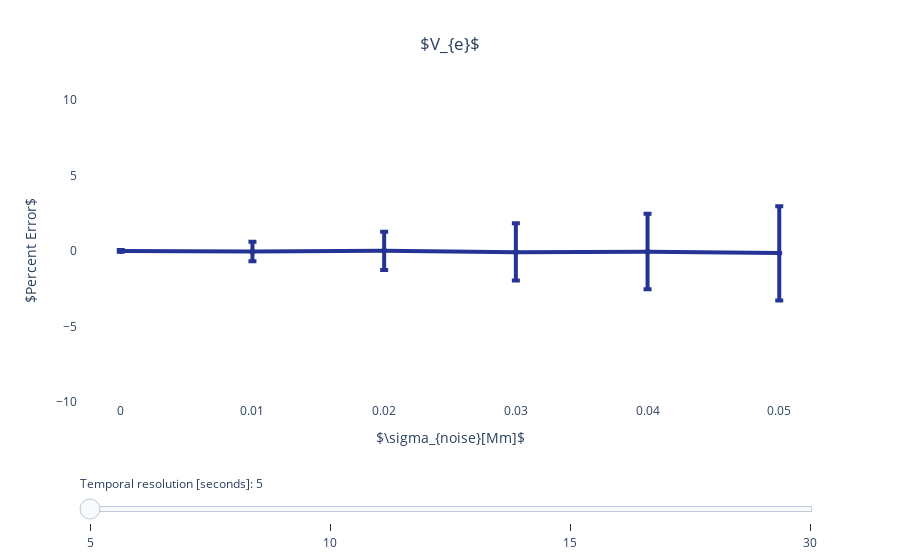

This figure's notebook cell:
### Markdown cell above
## Figure 2 - second subfigure

### Code cell
file = loadmat('fig2andfig3vars.mat')

listSigmaC = np.squeeze(np.asarray((np.reshape(file['listSigmaC'], 6))))
curErr4 = file['curErr4']
errQt4 = file['errQt4']
errMd4 = file['errMd4']

# Second subplot

line_colours = cycle(['#253494','#2C7fB8','#41B6C4','#A1DAB4'])
legend_values=cycle(['5','10','15','30'])
fig = go.Figure()

for i in range(0,4):
    finalErrMd4=np.squeeze(np.asarray((np.reshape(errMd4[i,:], 6))))
    
    finalErrorDiff4=np.squeeze(np.asarray((np.reshape(abs(errQt4[i,:,0]-errMd4[i,:]), 6))))
    finalErrorDiffMinus4=np.squeeze(np.asarray((np.reshape(abs(errQt4[i,:,1]-errMd4[i,:]), 6))))
    fig.add_trace(go.Scatter(
        visible=False,
        x=listSigmaC,
        y=finalErrMd4,
        error_y=dict(
            type='data', # value of error bar given in data coordinates
            array=finalErrorDiff4,
            arrayminus=finalErrorDiffMinus4,
            symmetric=False,
            visible=True,
            thickness=4),
        line_color=next(line_colours),
        line_width=4, showlegend=False, name=next(legend_values)       
    ))
    
    
# Default value on the slider    
fig.data[0].visible = True

legend_values = [5, 10, 15, 30]

# Create and add slider
steps = []
for i in range(len(fig.data)):
    step = dict(
        method="update",
        args=[{"visible": [False] * len(fig.data)},
#               {"title": "Current value selected on slider: " + str(legend_values[i])}
             ],  # layout attribute
        value=legend_values[i],
        label=legend_values[i]        
    )
    step["args"][0]["visible"][i] = True  # Toggle i'th trace to "visible"
    steps.append(step)

sliders = [dict(
    active=4,
    currentvalue={"prefix": "Temporal resolution [seconds]: "},
    pad={"t": 70}, #upper padding 
    steps=steps
)]


fig.update_xaxes(title_text=r'$\sigma_{noise}[Mm]$')
fig.update_layout(title=dict(text=r'$V_{e}$',
                             x=0.5,
                             xanchor='center'),
                  yaxis=dict(title=r'$Percent Error$',
                             showline=True,
                             range=[-10,10],
                             tickvals=[-10,-5,0,5, 10],
                             ), 
                  plot_bgcolor='#ffffff',
                  legend=dict(yanchor='bottom', y=0.20, xanchor='right', x=0.30),
                  sliders=sliders
)


fig.show()

### Figure 1 — Plotly figure (JSON) as saved in the notebook; plotly's stock layout.template omitted (floating-point values rounded to 4 significant figures)
{"data": [{"error_y": {"array": [0.07052, 0.6493, 1.262, 1.917, 2.509, 3.094], "arrayminus": [0.04797, 0.641, 1.261, 1.874, 2.481, 3.148], "symmetric": false, "thickness": 4, "type": "data", "visible": true}, "line": {"color": "#253494", "width": 4}, "name": "5", "showlegend": false, "type": "scatter", "visible": true, "x": [0, 0.01, 0.02, 0.03, 0.04, 0.05], "y": [-0.007739, -0.03675, 0.008659, -0.08586, -0.0463, -0.1352]}, {"error_y": {"array": [0.7231, 1.43, 2.154, 2.888, 3.505, 4.252], "arrayminus": [0.6033, 1.463, 2.213, 2.974, 3.704, 4.494], "symmetric": false, "thickness": 4, "type": "data", "visible": true}, "line": {"color": "#2C7fB8", "width": 4}, "name": "10", "showlegend": false, "type": "scatter", "visible": false, "x": [0, 0.01, 0.02, 0.03, 0.04, 0.05], "y": [-0.04028, -0.1347, -0.1473, -0.226, -0.2699, -0.3689]}, {"error_y": {"array": [1.575, 2.312, 3.245, 4.064, 4.732, 5.486], "arrayminus": [1.584, 2.519, 3.493, 4.412, 5.231, 6.055], "symmetric": false, "thickness": 4, "type": "data", "visible": true}, "line": {"color": "#41B6C4", "width": 4}, "name": "15", "showlegend": false, "type": "scatter", "visible": false, "x": [0, 0.01, 0.02, 0.03, 0.04, 0.05], "y": [-0.009504, -0.1206, -0.138, -0.2213, -0.2882, -0.5112]}, {"error_y": {"array": [2.436, 3.505, 4.944, 6.038, 7.114, 8.132], "arrayminus": [4.461, 5.318, 6.084, 7.089, 8.068, 8.95], "symmetric": false, "thickness": 4, "type": "data", "visible": true}, "line": {"color": "#A1DAB4", "width": 4}, "name": "30", "showlegend": false, "type": "scatter", "visible": false, "x": [0, 0.01, 0.02, 0.03, 0.04, 0.05], "y": [0.2561, 0.1708, 0.1621, 0.1804, 0.2081, -0.1982]}], "layout": {"legend": {"x": 0.3, "xanchor": "right", "y": 0.2, "yanchor": "bottom"}, "plot_bgcolor": "#ffffff", "sliders": [{"active": 4, "currentvalue": {"prefix": "Temporal resolution [seconds]: "}, "pad": {"t": 70}, "steps": [{"args": [{"visible": [true, false, false, false]}], "label": "5", "method": "update", "value": "5"}, {"args": [{"visible": [false, true, false, false]}], "label": "10", "method": "update", "value": "10"}, {"args": [{"visible": [false, false, true, false]}], "label": "15", "method": "update", "value": "15"}, {"args": [{"visible": [false, false, false, true]}], "label": "30", "method": "update", "value": "30"}]}], "title": {"text": "$V_{e}$", "x": 0.5, "xanchor": "center"}, "xaxis": {"title": {"text": "$\\sigma_{noise}[Mm]$"}}, "yaxis": {"range": [-10, 10], "showline": true, "tickvals": [-10, -5, 0, 5, 10], "title": {"text": "$Percent Error$"}}}}
